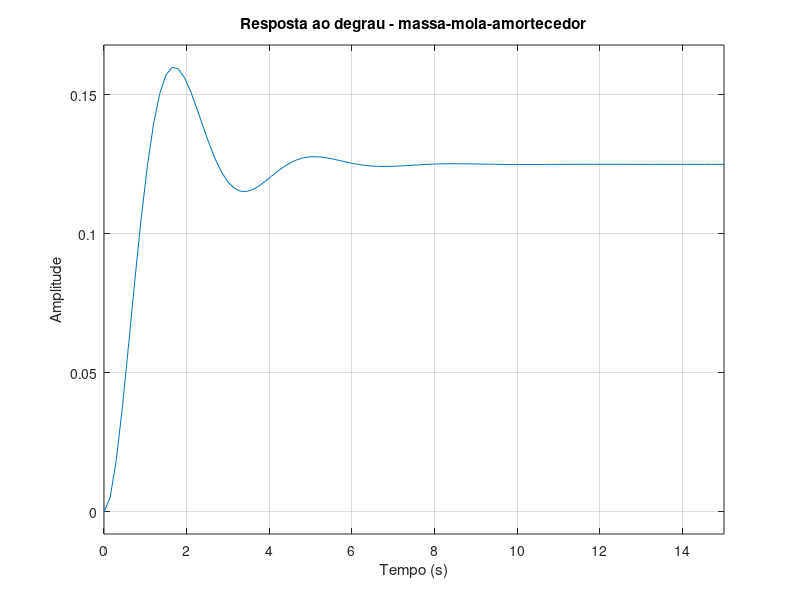
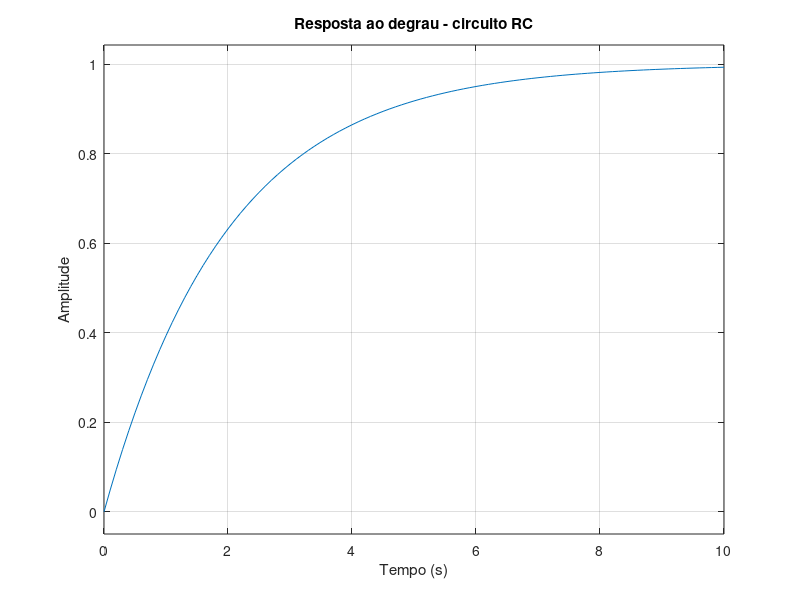
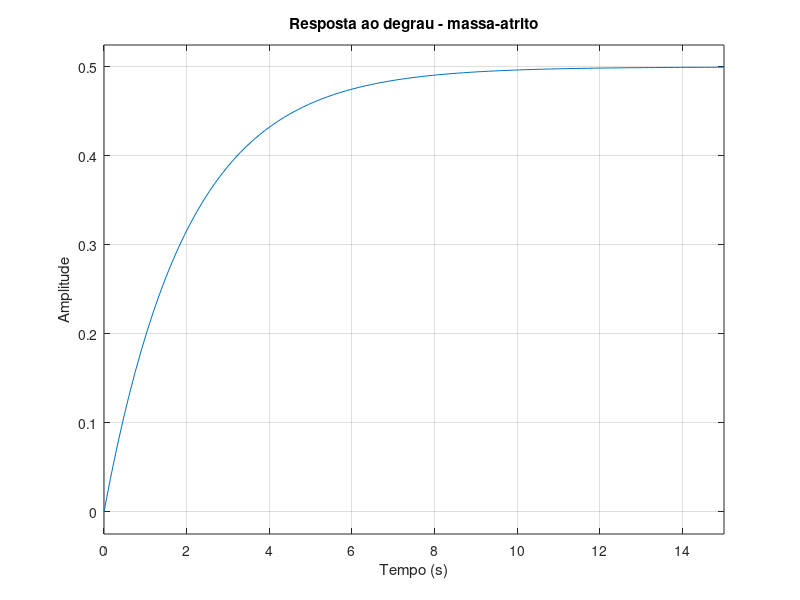

These charts were generated, in order, by the following MATLAB code:
%% Exercício 1 - Sistema massa-mola-amortecedor (Caixa Branca)
M = 2;
B = 3;
K = 8;

G = tf(1, [M B K])

figure;
step(G, 15);
xlabel('Tempo (s)');
ylabel('Amplitude');
title('Resposta ao degrau - massa-mola-amortecedor');
grid on;

%% Exercício 2 - Circuito RC (Caixa Cinza)
R = 1000;
tau = 2;
C = tau/R

G = tf(1, [R*C 1])

figure;
step(G, 10);
xlabel('Tempo (s)');
ylabel('Amplitude');
title('Resposta ao degrau - circuito RC');
grid on;

%% Exercício 3 - Sistema massa-atrito (Caixa Cinza)
M = 4;
F = 1;
v_ss = 0.5;
B = F/v_ss

G = tf(1, [M B])

figure;
step(G, 15);
xlabel('Tempo (s)');
ylabel('Amplitude');
title('Resposta ao degrau - massa-atrito');
grid on;
